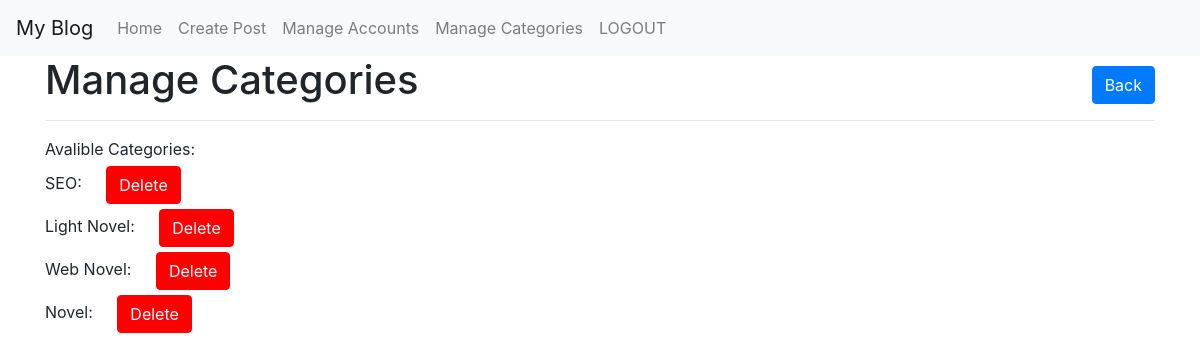
The page /blog/categories/ (signed in) on the database its author committed.
### blog/models.py (models this page shows, shortened)
class Category(models.Model):
    name = models.CharField(max_length=255)
    slug = models.SlugField(unique=True, max_length=255, blank= True)
    class Meta:
        verbose_name_plural = "categories"

### blog/views.py (the view)
# urls.py: path('categories/', views.manage_slugs, name= "manage_slugs"),
def manage_slugs(request):
    categories = Category.objects.all()
    return render(request, 'blog/manage_slugs.html', {'categories': categories})

### blog/views.py (called while the page is built)
    def __call__(self, request):
        current_time =  dt.now().strftime("%Y-%m-%d %H:%M:%S")#timezone.now()
        if request.user.is_authenticated:
            last_activity = request.session.get('last_activity')#
            if type(last_activity) == str:
                last_activity = dt.strptime(request.session.get('last_activity'), '%Y-%m-%d %H:%M:%S')
            if last_activity and (dt.strptime(current_time, '%Y-%m-%d %H:%M:%S') - last_activity).seconds > settings.SESSION_COOKIE_AGE:
                request.session.flush()
                return redirect('blog:login')
            request.session['last_activity'] = current_time#dt.strptime(current_time, '%Y-%m-%d %H:%M:%S')#current_time
        response = self.get_response(request)
        return response

### blog/templates/blog/manage_slugs.html (shortened to what this page needs)
{% extends 'blog/base.html' %}
{% load custom_filters %}
{% block content %}
  <button class="btn btn-primary" style="float: right; margin-top: 10px;">
    <a href="{% url 'create_category' %}" style="color: white;">Back</a>
  </button>
  <h1>Manage Categories</h1>
  <hr>
  Avalible Categories:
  {% for category in categories %}
    <div style="margin-top: 5px;">
        <label>{{ category.name }}:</label>
        <button class="btn btn-primary" style="background-color: red;border-color: red;margin-left: 20px;">
            <a href="{% url 'blog:delete_category' slug=category.slug %}" style="color: white;">Delete</a>
        </button>
    </div>
    {% endfor %}
{% endblock %}

### staticfiles/css/blog.css (style rules this page uses)
.btn-primary { background-color: #007bff; border-color: #007bff; }

### rows shown on the page
Category: name "SEO"
Category: name "Light Novel"
Category: name "Web Novel"
Category: name "Novel"
